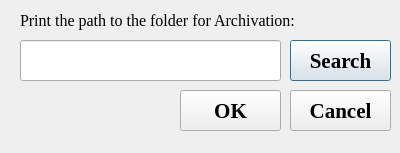
<?xml version="1.0" encoding="UTF-8"?>
<ui version="4.0">
 <class>ArchiveDialog</class>
 <widget class="QDialog" name="ArchiveDialog">
  <property name="geometry">
   <rect>
    <x>0</x>
    <y>0</y>
    <width>400</width>
    <height>153</height>
   </rect>
  </property>
  <property name="windowTitle">
   <string>Dialog</string>
  </property>
  <widget class="QLineEdit" name="ArchiveLineEdit">
   <property name="geometry">
    <rect>
     <x>20</x>
     <y>40</y>
     <width>261</width>
     <height>41</height>
    </rect>
   </property>
  </widget>
  <widget class="QLabel" name="label">
   <property name="geometry">
    <rect>
     <x>20</x>
     <y>10</y>
     <width>341</width>
     <height>21</height>
    </rect>
   </property>
   <property name="font">
    <font>
     <family>Times New Roman</family>
     <pointsize>12</pointsize>
    </font>
   </property>
   <property name="text">
    <string>Print the path to the folder for Archivation:</string>
   </property>
  </widget>
  <widget class="QPushButton" name="ArchiveSearchButton">
   <property name="geometry">
    <rect>
     <x>290</x>
     <y>40</y>
     <width>101</width>
     <height>41</height>
    </rect>
   </property>
   <property name="font">
    <font>
     <family>Times New Roman</family>
     <pointsize>16</pointsize>
     <weight>75</weight>
     <bold>true</bold>
    </font>
   </property>
   <property name="text">
    <string>Search</string>
   </property>
  </widget>
  <widget class="QPushButton" name="ArchiveCancelButton">
   <property name="geometry">
    <rect>
     <x>290</x>
     <y>90</y>
     <width>101</width>
     <height>41</height>
    </rect>
   </property>
   <property name="font">
    <font>
     <family>Times New Roman</family>
     <pointsize>16</pointsize>
     <weight>75</weight>
     <bold>true</bold>
    </font>
   </property>
   <property name="text">
    <string>Cancel</string>
   </property>
  </widget>
  <widget class="QPushButton" name="ArchiveOkButton">
   <property name="geometry">
    <rect>
     <x>180</x>
     <y>90</y>
     <width>101</width>
     <height>41</height>
    </rect>
   </property>
   <property name="font">
    <font>
     <family>Times New Roman</family>
     <pointsize>16</pointsize>
     <weight>75</weight>
     <bold>true</bold>
    </font>
   </property>
   <property name="text">
    <string>OK</string>
   </property>
  </widget>
 </widget>
 <resources/>
 <connections/>
</ui>
